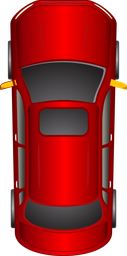
#> input picture src/scenic/simulators/newtonian/car.png, 127 x 256 px, shrunk from 359 x 725 before the run
$ python -i center_detection.py   (imports and definitions only)   (older library calls are emulated)
#> lines starting #> are read from the running program, lines starting #| are printed output that depends on the picture; after the words box and inside, x2 and y2 are one past the last pixel; in counts of white or black regions, pixels touching at a corner belong together
### src/scenic/simulators/gta/img_modf.py
"""
This file has basic image modification functions
"""

from itertools import product

from PIL import Image
import cv2
import numpy as np


def convert_black_white(img_data=None, img_file=None, threshold=100):
    assert img_data is not None or img_file is not None
    if img_data is None:
        img_data = Image.open(img_file)

    img_copy = img_data.copy()
    pixels = img_copy.load()

    for j, k in product(range(img_copy.size[0]), range(img_copy.size[1])):
        if (np.array(pixels[j, k][0:3]) > threshold).any():
            pixels[j, k] = (255, 255, 255, 255)
        else:
            pixels[j, k] = (0, 0, 0, 255)

    return img_copy


def get_edges(img_data=None, img_file=None, threshold=100, kernelsize=1):
    assert img_data is not None or img_file is not None
    if img_data is None:
        img_data = Image.open(img_file)

    img_copy = img_data.copy()

    # Get the black and white image
    img_bw = convert_black_white(
        img_data=img_copy, img_file=img_file, threshold=threshold
    )
    cv_bw = cv2.cvtColor(np.array(img_bw), cv2.COLOR_RGB2BGR)
    # Detect edges using Laplacian
    laplacian = cv2.Laplacian(cv_bw, cv2.CV_8U, ksize=kernelsize)

    # Convert back to Pillow image
    pil_lap = Image.fromarray(laplacian)

    # For computing Voronoi images, we need to squeeze the RGB data to 0s and 1s
    pil_squeezed = pil_lap.convert("L")
    pil_squeezed_01 = pil_squeezed.point(lambda x: 0 if x < 128 else 255, "1")
    return pil_squeezed_01

### src/scenic/simulators/gta/center_detection.py
"""
This file contains helper functions
"""

from copy import deepcopy
import itertools
from typing import NamedTuple, Tuple

from scenic.simulators.gta.img_modf import *

"""
Compute neighbors of a given point/pixel
"""


def generate_neighbors(x):
    delta = np.arange(-1, 2)
    grid_delta = np.array(list(itertools.product(delta, delta)))
    return np.array(x) + grid_delta


"""
Generate circle of a given radius and transformed by a center and a theta
"""


def generate_circle(radius, num_samples, theta, center):
    transformed_center = transform_center(center, radius, theta)
    thetas = np.linspace(0, 2 * np.pi + 0.01, num_samples)
    return transformed_center[0] + radius * np.cos(thetas), transformed_center[
        1
    ] + radius * np.sin(thetas)


"""
Transform the circle center as x+r*cos(90+theta) and y-r*sin(90+theta)
"""


def transform_center(center, radius, theta):
    return [center[0] + radius * np.cos(theta), center[1] - radius * np.sin(theta)]


"""
Compute image gradients from sobel edge detector
"""


def compute_gradient_sobel(
    img_data=None, img_file=None, threshold=100, kernelsize=1, bw_kernelsize=3
):
    assert img_data is not None or img_file is not None
    if img_data is None:
        img_data = Image.open(img_file)

    img_copy = img_data.copy()

    # Get the black and white image
    img_bw = convert_black_white(
        img_data=img_copy, img_file=img_file, threshold=threshold
    )
    cv_bw = cv2.cvtColor(np.array(img_bw), cv2.COLOR_RGB2BGR)

    # Gradients along x, y. The laplacian used for edge detection is actually
    #  a combination of these two
    sobelx = cv2.Sobel(cv_bw, cv2.CV_64F, 1, 0, ksize=kernelsize)
    sobely = cv2.Sobel(cv_bw, cv2.CV_64F, 0, 1, ksize=kernelsize)

    angle_sobel = np.arctan(sobelx / (sobely + 1e-6))

    edge_image = get_edges(
        img_data=img_copy,
        img_file=img_file,
        threshold=threshold,
        kernelsize=bw_kernelsize,
    )

    edge_x, edge_y = np.nonzero(np.asarray(edge_image))

    angle_along_edge = {}
    for x, y in zip(edge_x, edge_y):
        angle_along_edge[(x, y)] = angle_sobel[x][y][0]

    return angle_along_edge


"""
Compute all connected edges
"""


def generate_connected_edges(edge_locs):
    # This is a list of collected edges
    collected_edges = []
    while len(edge_locs) > 0:
        start_point = edge_locs.pop()
        new_edge = set({start_point})
        neighbors = set(tuple(map(tuple, generate_neighbors(start_point))))
        to_visit = neighbors.intersection(edge_locs)
        new_edge.update(neighbors.intersection(edge_locs))
        edge_locs.difference_update(new_edge.intersection(edge_locs))
        while len(to_visit) > 0:
            k = to_visit.pop()
            neighbors = set(tuple(map(tuple, generate_neighbors(k))))
            to_visit.update(neighbors.intersection(edge_locs))
            new_edge.update(neighbors.intersection(edge_locs))
            edge_locs.difference_update(new_edge.intersection(edge_locs))

        collected_edges.append(new_edge)
    return collected_edges


"""
To find the center of the road perpendicular to a given point
num_samples is function which can potentially change with the radius of the
circle
"""


def find_center(x, theta, collected_edges, all_edges, num_samples, bw_image):
    """
    Find which edge x lies in
    """
    for edge in collected_edges:
        if tuple([x[1], x[0]]) in edge:
            x_edge = edge
            break

    possible_opp_edge = all_edges.difference(x_edge)

    r = 1

    """
    Find direction of computing the growing circles
    """
    if theta < 0:
        theta = theta + 2 * np.pi
    theta_plus = theta + np.pi / 2.0
    theta_minus = theta - np.pi / 2.0

    center_plus = transform_center(center=x, radius=2, theta=theta_plus)

    center_plus = np.array(np.around(center_plus), dtype=int)

    if center_plus[0] >= bw_image.shape[1]:
        center_plus[0] = bw_image.shape[1] - 1
    if center_plus[1] >= bw_image.shape[0]:
        center_plus[1] = bw_image.shape[0] - 1
    if bw_image[center_plus[1]][center_plus[0]] == 0:
        theta = theta_plus
        tangent_theta = theta - np.pi / 2.0
    else:
        theta = theta_minus
        tangent_theta = theta + np.pi / 2.0

    while True:
        circle_x, circle_y = generate_circle(
            radius=r, center=x, theta=theta, num_samples=num_samples(r)
        )

        int_circle = set(
            itertools.product(
                np.array(np.around(circle_y), dtype=int),
                np.array(np.around(circle_x), dtype=int),
            )
        )

        if len(possible_opp_edge.intersection(int_circle)) > 0:
            opp_edge = possible_opp_edge.intersection(int_circle)
            break

        r += 1
    if len(opp_edge) > 1:
        arg_min = np.linalg.norm(
            np.array(list(opp_edge)) - np.array([x[1], x[0]]), axis=1
        ).argmin()
        opp_point = np.array(list(opp_edge))[arg_min]
    else:
        opp_point = opp_edge.pop()

    mid_loc = np.array(
        np.around((np.array([x[1], x[0]]) + np.array(opp_point)) / 2.0), dtype=int
    )

    orig_theta = tangent_theta

    # When there is a clear greater than and less than
    if mid_loc[0] > x[1] and mid_loc[1] < x[0]:
        if tangent_theta > np.pi:
            tangent_theta = tangent_theta - np.pi
        if tangent_theta < np.pi / 2.0:
            tangent_theta = tangent_theta + np.pi
    elif mid_loc[0] > x[1] and mid_loc[1] > x[0]:
        if tangent_theta < np.pi:
            tangent_theta = tangent_theta + np.pi
    elif mid_loc[0] < x[1] and mid_loc[1] < x[0]:
        if tangent_theta > np.pi / 2.0:
            tangent_theta = tangent_theta - np.pi
    elif mid_loc[0] < x[1] and mid_loc[1] > x[0]:
        if tangent_theta < 3.0 * np.pi / 2.0 and tangent_theta > 0:
            tangent_theta = tangent_theta + np.pi

    # When there exists one equality
    if mid_loc[0] == x[1]:
        if mid_loc[1] < x[0]:
            if tangent_theta > np.pi:
                tangent_theta = tangent_theta - np.pi
        else:
            if tangent_theta < 3.0 / 2.0 * np.pi:
                tangent_theta = tangent_theta + np.pi

    if mid_loc[1] == x[0]:
        if mid_loc[0] < x[1]:
            if tangent_theta > np.pi / 2.0:
                tangent_theta = tangent_theta - np.pi
        else:
            if tangent_theta < np.pi:
                tangent_theta = tangent_theta + np.pi

    if tangent_theta < 0:
        tangent_theta = tangent_theta + 2 * np.pi

    return orig_theta, tangent_theta, tuple(opp_point), tuple(mid_loc)


"""
Update all edges with the bounding box of the image
"""


def compute_bb(img_dimensions):
    im_x_min = -1
    im_y_min = -1
    im_x_max = img_dimensions[1]
    im_y_max = img_dimensions[0]

    """
    Compute the bounding box
    """
    bb = set()
    bb.update({(im_x_min, y) for y in range(im_y_min, im_y_max + 1)})
    bb.update({(im_x_max, y) for y in range(im_y_min, im_y_max + 1)})
    bb.update({(x, im_y_min) for x in range(im_x_min, im_x_max + 1)})
    bb.update({(x, im_y_max) for x in range(im_x_min, im_x_max + 1)})

    return bb


class EdgeData(NamedTuple):
    init_theta: float
    tangent: float
    opp_loc: Tuple[float, float]
    mid_loc: Tuple[float, float]


"""
Compute the dictionary with key is the start state and the values are a tuple
consisting of the angle, mid point and the the opposite edge
"""


def compute_midpoints(
    img_data, bw_kernelsize=1, kernelsize=3, threshold=100, num_samples=lambda r: 16
):
    # First compute the black and white image and store it
    img_bw = convert_black_white(img_data=img_data)
    img_bw = img_bw.convert("L")
    img_bw_int = np.array(img_bw, dtype=int)

    # Compute the point to the tangent angle dictionary
    cae = compute_gradient_sobel(
        img_data=img_data,
        bw_kernelsize=bw_kernelsize,
        kernelsize=kernelsize,
        threshold=threshold,
    )

    # Collect all edges
    all_edges = set(cae.keys())

    # Collect all roads
    connected_edges = generate_connected_edges(edge_locs=deepcopy(all_edges))

    # Compute bounding box
    bb = compute_bb(img_dimensions=img_data.size)

    all_edges.update(bb)

    # Compute midpoints
    point_data = {}
    for edge in connected_edges:
        for x in edge:
            init_theta, theta, opp_loc, mid_loc = find_center(
                x=[x[1], x[0]],
                theta=cae[x],
                collected_edges=connected_edges,
                all_edges=all_edges,
                num_samples=num_samples,
                bw_image=img_bw_int,
            )

            point_data[x] = float(theta)
    return point_data

>>> from PIL import Image
>>> picture = Image.open('../newtonian/car.png')
#> picture is the input picture: PIL image 127x256 RGBA; mean R, G, B, A 117.8, 19.7, 19.4, 202.5
>>> result = compute_midpoints(picture)
#> in compute_midpoints, `img_bw = convert_black_white(img_data=img_data)`:
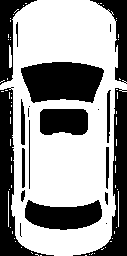
#> img_bw: PIL image 127x256 RGBA; mean R, G, B, A 151.2, 151.2, 151.2, 255
#> in compute_midpoints, `img_bw = img_bw.convert("L")`: img_bw: PIL image 127x256 L; 59.3% white; 21 black regions (6 under 20 px), largest, box (x1, y1, x2, y2) and area: (21, 62, 104, 103) 2713, (0, 87, 54, 256) 2394, (73, 88, 127, 256) 2359
#> in compute_gradient_sobel, `sobelx = cv2.Sobel(cv_bw, cv2.CV_64F, 1, 0, ksize=kernelsize)`:
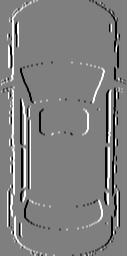
#> sobelx: shape (256, 127, 3) float64; min -1020, max 1020, mean 0.1; drawn with min black and max white
#> in compute_gradient_sobel, `sobely = cv2.Sobel(cv_bw, cv2.CV_64F, 0, 1, ksize=kernelsize)`:
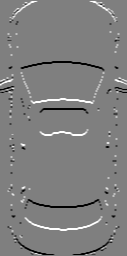
#> sobely: shape (256, 127, 3) float64; min -1020, max 1020, mean -1.5; drawn with min black and max white
#> in compute_gradient_sobel, `angle_sobel = np.arctan(sobelx / (sobely + 1e-6))`:
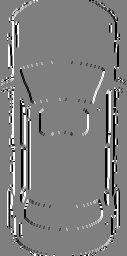
#> angle_sobel: shape (256, 127, 3) float64; min -1.57, max 1.57, mean -0.00111; drawn with min black and max white
#> in get_edges, `laplacian = cv2.Laplacian(cv_bw, cv2.CV_8U, ksize=kernelsize)`:
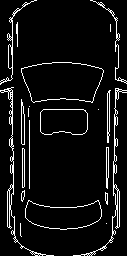
#> laplacian: shape (256, 127, 3); 7.1% white in thin lines or dots
#> in get_edges, `pil_squeezed = pil_lap.convert("L")`: pil_squeezed: PIL image 127x256 L; 7.1% white in thin lines or dots
#> in compute_gradient_sobel, `edge_x, edge_y = np.nonzero(np.asarray(edge_image))`: edge_x = 2294 values from 0 to 255; edge_y = 2294 values, max 126 at index 501, min 0 at index 491, mean 60.58
#> the loop in compute_gradient_sobel, `for x, y in zip(edge_x, edge_y):` made 2294 passes
#> (x, y) on passes 1 to 3: (0, 34), (0, 35), (0, 36)
#> after the loop in compute_gradient_sobel, `for x, y in zip(edge_x, edge_y):`: angle_along_edge = 2294 items
#> in compute_midpoints, `connected_edges = generate_connected_edges(edge_locs=deepcopy(all_edge..`: connected_edges = 21 items
#> the loop in compute_midpoints, `for edge in connected_edges:` made 21 passes
